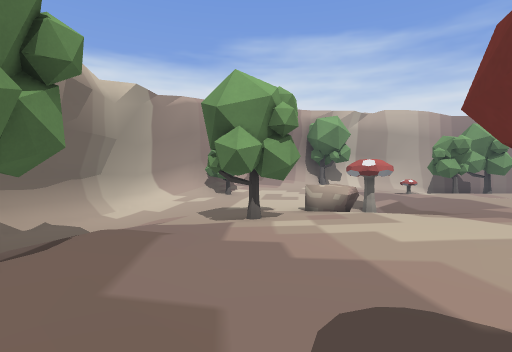
View 1 (above)

15 first-person views from a walk through a level from a Godot 3-D game. The camera is 1.5 m above the floor, looks level and sees 80° across. The floor is counted in squares, 2 m on a side. Each view is taken from the middle of a square. On the plan, view 1 faces up. The plan holds only what a view shows up to about 10 squares ahead; the rest is blank. The place goes on beyond the plan. Characters and animated objects are left out.

View 2
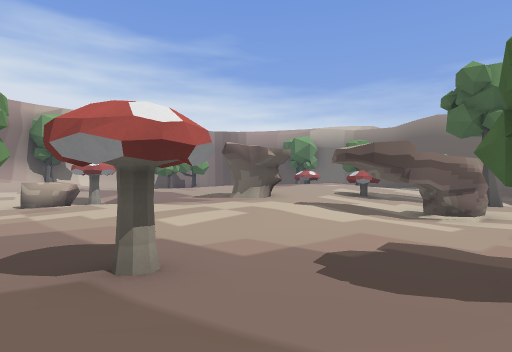

View 3
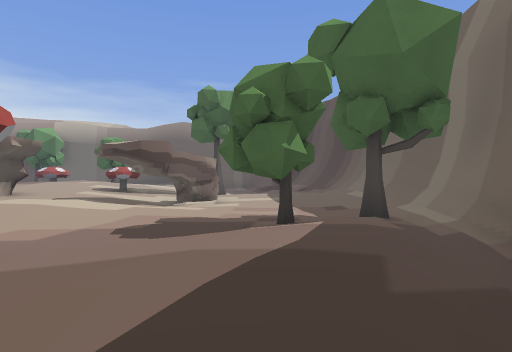

View 4
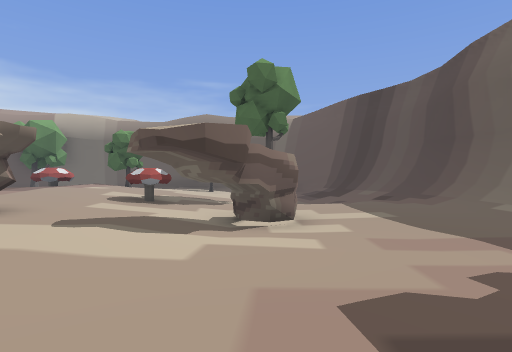

View 5
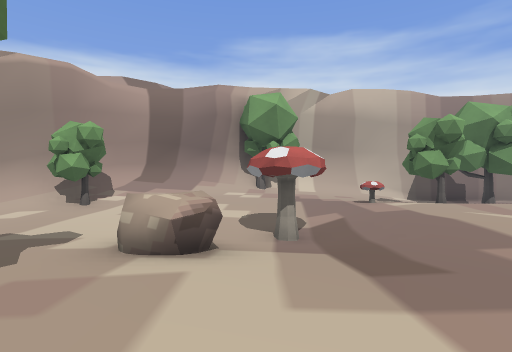

View 6
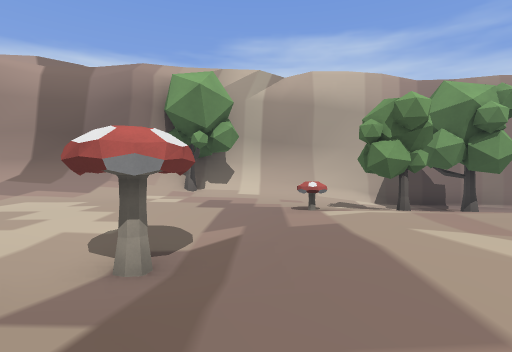

View 7
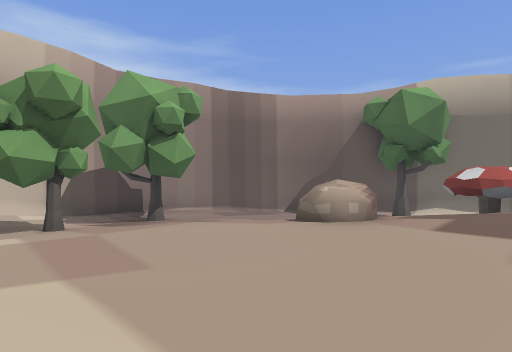

View 8
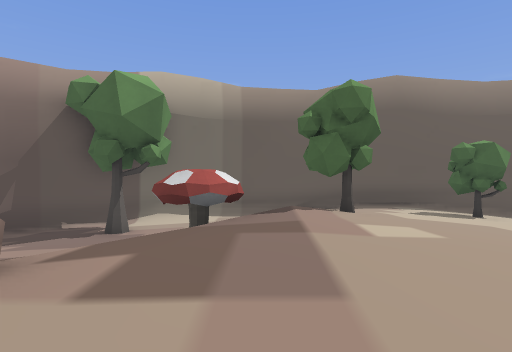

View 9
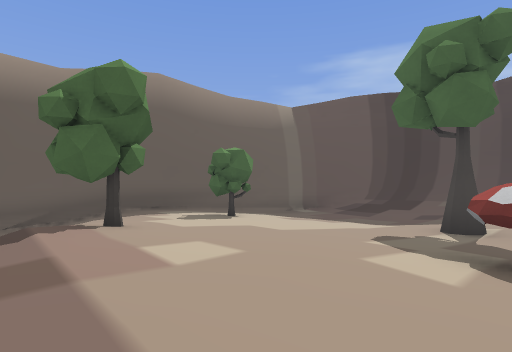

View 10
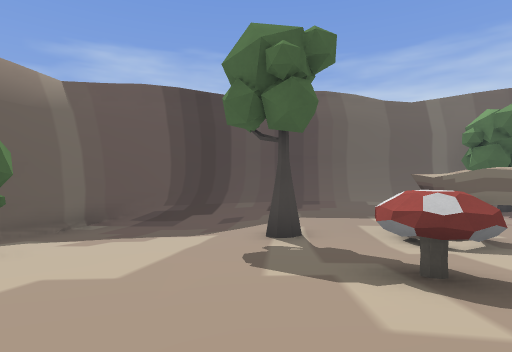

View 11
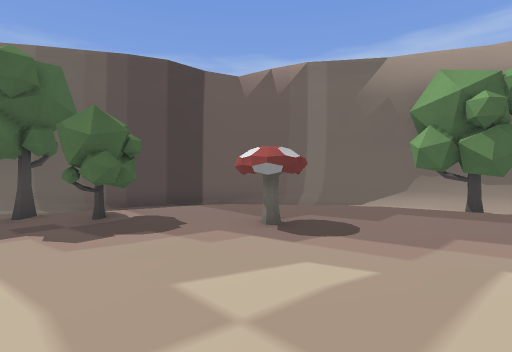

View 12
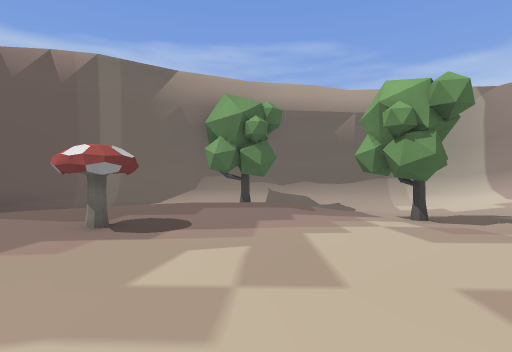

View 13
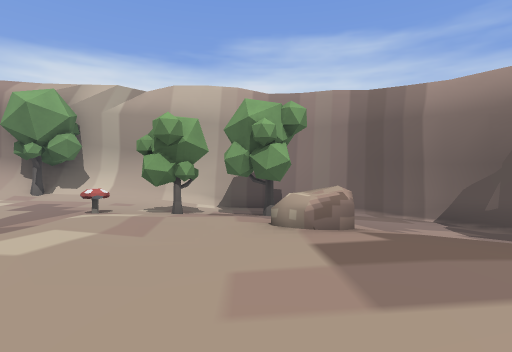

View 14
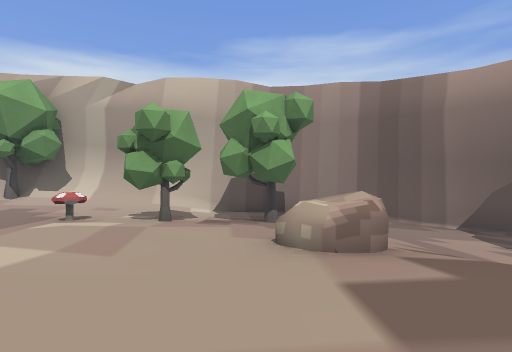

View 15
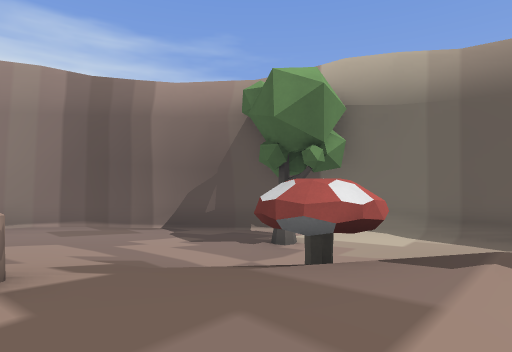

### Floor plan
Key: @ floor where view 1 was taken; # wall or solid block; . main floor; : floor 0.25 m higher than the main floor; - floor 0.25 m lower than the main floor; + floor 0.5 m higher than the main floor; _ floor 0.5 m lower than the main floor; < floor 0.75 m lower than the main floor; / step, stairs or slope; = window, fence, low wall or low ledge; ^ raised ledge; T tree; M mushroom.
Columns run from 4 left of view 1 to 19 right of it. Each row starts with its distance up from view 1.
 16         ##########
 15       #T/////____###
 14    ####/::..--T_<<<##
 13   ##//::....T--__<<<##
 12  ##/::....M.T..-_<<<<##
 11 ##/T...--..::::.-_<<<<#
 10 #/...-__#-.:.:::._<<T<#
  9 #/----_<</.:.:/=///<<<#
  8 #<_--=^__-.:::+++/= <_##
  7 #<_---^---.:::++++/ /_/#
  6 #<_-T-.....  :+++++T  _#
  5 #_----..../#:::++++T:.-#
  4 #-...-........:::::::.##
  3 #-...--.......##......#
  2 #T...---....----....T.#
  1 ## ..---.--#__-------##
  0  # .@#-----##^_T____-#
 -1  #/ :.----____--_<<_##
 -2  ##_/:.T-____---_<</#
 -3   ##-/..--_-----_//##
 -4    ##_--T----../####
 -5     ####//////###
 -6        ########

Where each view was taken, in squares from view 1:
view 1: 0 up, 0 right, facing up
view 2: 2 down, 0 right, facing up-right
view 3: 2 down, 1 left, facing right
view 4: 0 up, 2 right, facing right
view 5: 4 up, 3 right, facing up
view 6: 6 up, 5 right, facing up
view 7: 7 up, 7 right, facing up-right
view 8: 7 up, 9 right, facing right
view 9: 7 up, 10 right, facing down-right
view 10: 6 up, 12 right, facing down
view 11: 4 up, 5 right, facing down-left
view 12: 3 up, 6 right, facing left
view 13: 5 up, 10 right, facing up
view 14: 6 up, 10 right, facing up
view 15: 6 up, 11 right, facing up-right
